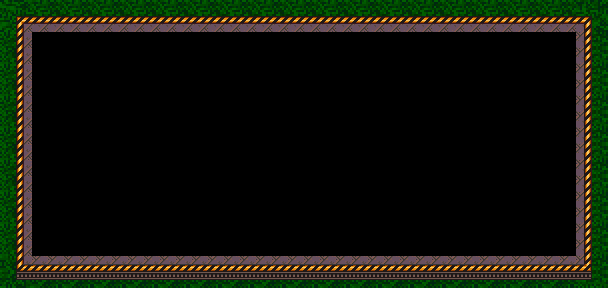

A 2D game scene composited from a Tiled map and its tileset images. What follows is a short description and the map's XML, with every tile layer's data as written:
An orthogonal 19x9 tile map with 32x32 px tiles, 1 tile layer (Tile Layer 1).

<map version="1.8" tiledversion="1.8.4" orientation="orthogonal" renderorder="right-down" width="19" height="9" tilewidth="32" tileheight="32" infinite="0" nextlayerid="2" nextobjectid="1">
 <tileset firstgid="1" source="level1_tile.tsx" />
 <layer id="1" name="Tile Layer 1" width="19" height="9">
  <data encoding="csv">
1,2,2,2,2,2,2,2,2,2,2,2,2,2,2,2,2,2,8,
9,0,0,0,0,0,0,0,0,0,0,0,0,0,0,0,0,0,24,
9,0,0,0,0,0,0,0,0,0,0,0,0,0,0,0,0,0,24,
9,0,0,0,0,0,0,0,0,0,0,0,0,0,0,0,0,0,24,
9,0,0,0,0,0,0,0,0,0,0,0,0,0,0,0,0,0,24,
9,0,0,0,0,0,0,0,0,0,0,0,0,0,0,0,0,0,24,
9,0,0,0,0,0,0,0,0,0,0,0,0,0,0,0,0,0,24,
9,0,0,0,0,0,0,0,0,0,0,0,0,0,0,0,0,0,24,
49,52,52,52,52,52,52,52,52,52,52,52,52,52,52,52,52,52,56
</data>
 </layer>
</map>
